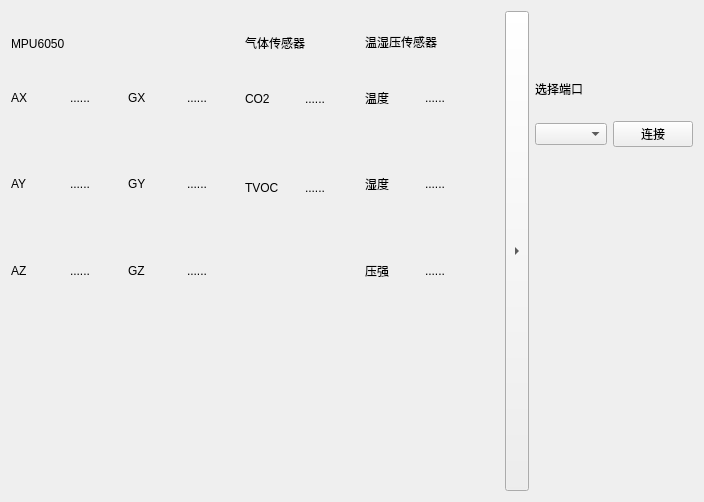
<?xml version="1.0" encoding="UTF-8"?>
<ui version="4.0">
 <class>Form</class>
 <widget class="QWidget" name="Form">
  <property name="geometry">
   <rect>
    <x>0</x>
    <y>0</y>
    <width>704</width>
    <height>502</height>
   </rect>
  </property>
  <property name="windowTitle">
   <string>Form</string>
  </property>
  <layout class="QHBoxLayout" name="horizontalLayout_2" stretch="4,0,0,1">
   <item>
    <layout class="QVBoxLayout" name="verticalLayout_2" stretch="5,3">
     <item>
      <layout class="QHBoxLayout" name="horizontalLayout" stretch="2,1,1">
       <item>
        <layout class="QGridLayout" name="gridLayout" rowstretch="1,2,2,2" columnstretch="0,0,0,0">
         <item row="1" column="0">
          <widget class="QLabel" name="label_2">
           <property name="text">
            <string>AX</string>
           </property>
          </widget>
         </item>
         <item row="1" column="2">
          <widget class="QLabel" name="label_6">
           <property name="text">
            <string>GX</string>
           </property>
          </widget>
         </item>
         <item row="2" column="0">
          <widget class="QLabel" name="label_4">
           <property name="text">
            <string>AY</string>
           </property>
          </widget>
         </item>
         <item row="3" column="0">
          <widget class="QLabel" name="label_5">
           <property name="text">
            <string>AZ</string>
           </property>
          </widget>
         </item>
         <item row="1" column="1">
          <widget class="QLabel" name="label_3">
           <property name="text">
            <string>......</string>
           </property>
          </widget>
         </item>
         <item row="1" column="3">
          <widget class="QLabel" name="label_7">
           <property name="text">
            <string>......</string>
           </property>
          </widget>
         </item>
         <item row="2" column="1">
          <widget class="QLabel" name="label_8">
           <property name="text">
            <string>......</string>
           </property>
          </widget>
         </item>
         <item row="3" column="1">
          <widget class="QLabel" name="label_9">
           <property name="text">
            <string>......</string>
           </property>
          </widget>
         </item>
         <item row="2" column="2">
          <widget class="QLabel" name="label_10">
           <property name="text">
            <string>GY</string>
           </property>
          </widget>
         </item>
         <item row="3" column="2">
          <widget class="QLabel" name="label_11">
           <property name="text">
            <string>GZ</string>
           </property>
          </widget>
         </item>
         <item row="2" column="3">
          <widget class="QLabel" name="label_12">
           <property name="text">
            <string>......</string>
           </property>
          </widget>
         </item>
         <item row="3" column="3">
          <widget class="QLabel" name="label_13">
           <property name="text">
            <string>......</string>
           </property>
          </widget>
         </item>
         <item row="0" column="0" colspan="4">
          <widget class="QLabel" name="label">
           <property name="text">
            <string>MPU6050</string>
           </property>
           <property name="alignment">
            <set>Qt::AlignmentFlag::AlignBottom|Qt::AlignmentFlag::AlignLeading|Qt::AlignmentFlag::AlignLeft</set>
           </property>
          </widget>
         </item>
        </layout>
       </item>
       <item>
        <layout class="QGridLayout" name="gridLayout_2" rowstretch="1,2,2,2">
         <item row="1" column="0">
          <widget class="QLabel" name="label_15">
           <property name="text">
            <string>CO2</string>
           </property>
          </widget>
         </item>
         <item row="0" column="0" colspan="2">
          <widget class="QLabel" name="label_14">
           <property name="text">
            <string>气体传感器</string>
           </property>
           <property name="alignment">
            <set>Qt::AlignmentFlag::AlignBottom|Qt::AlignmentFlag::AlignLeading|Qt::AlignmentFlag::AlignLeft</set>
           </property>
          </widget>
         </item>
         <item row="1" column="1">
          <widget class="QLabel" name="label_16">
           <property name="text">
            <string>......</string>
           </property>
          </widget>
         </item>
         <item row="2" column="1">
          <widget class="QLabel" name="label_18">
           <property name="text">
            <string>......</string>
           </property>
          </widget>
         </item>
         <item row="2" column="0">
          <widget class="QLabel" name="label_17">
           <property name="text">
            <string>TVOC</string>
           </property>
          </widget>
         </item>
         <item row="3" column="0" colspan="2">
          <spacer name="verticalSpacer_3">
           <property name="orientation">
            <enum>Qt::Orientation::Vertical</enum>
           </property>
           <property name="sizeHint" stdset="0">
            <size>
             <width>20</width>
             <height>40</height>
            </size>
           </property>
          </spacer>
         </item>
        </layout>
       </item>
       <item>
        <layout class="QGridLayout" name="gridLayout_3" rowstretch="1,2,2,2">
         <item row="2" column="1">
          <widget class="QLabel" name="label_23">
           <property name="text">
            <string>......</string>
           </property>
          </widget>
         </item>
         <item row="1" column="0">
          <widget class="QLabel" name="label_20">
           <property name="text">
            <string>温度</string>
           </property>
          </widget>
         </item>
         <item row="2" column="0">
          <widget class="QLabel" name="label_22">
           <property name="text">
            <string>湿度</string>
           </property>
          </widget>
         </item>
         <item row="1" column="1">
          <widget class="QLabel" name="label_21">
           <property name="text">
            <string>......</string>
           </property>
          </widget>
         </item>
         <item row="3" column="0">
          <widget class="QLabel" name="label_24">
           <property name="text">
            <string>压强</string>
           </property>
          </widget>
         </item>
         <item row="3" column="1">
          <widget class="QLabel" name="label_25">
           <property name="text">
            <string>......</string>
           </property>
          </widget>
         </item>
         <item row="0" column="0" colspan="2">
          <widget class="QLabel" name="label_19">
           <property name="text">
            <string>温湿压传感器</string>
           </property>
           <property name="alignment">
            <set>Qt::AlignmentFlag::AlignBottom|Qt::AlignmentFlag::AlignLeading|Qt::AlignmentFlag::AlignLeft</set>
           </property>
          </widget>
         </item>
        </layout>
       </item>
      </layout>
     </item>
     <item>
      <spacer name="verticalSpacer_2">
       <property name="orientation">
        <enum>Qt::Orientation::Vertical</enum>
       </property>
       <property name="sizeHint" stdset="0">
        <size>
         <width>20</width>
         <height>40</height>
        </size>
       </property>
      </spacer>
     </item>
    </layout>
   </item>
   <item>
    <spacer name="verticalSpacer">
     <property name="orientation">
      <enum>Qt::Orientation::Vertical</enum>
     </property>
     <property name="sizeType">
      <enum>QSizePolicy::Policy::Minimum</enum>
     </property>
     <property name="sizeHint" stdset="0">
      <size>
       <width>20</width>
       <height>40</height>
      </size>
     </property>
    </spacer>
   </item>
   <item>
    <widget class="QToolButton" name="toolButton">
     <property name="sizePolicy">
      <sizepolicy hsizetype="Fixed" vsizetype="Expanding">
       <horstretch>0</horstretch>
       <verstretch>0</verstretch>
      </sizepolicy>
     </property>
     <property name="text">
      <string>...</string>
     </property>
     <property name="arrowType">
      <enum>Qt::ArrowType::RightArrow</enum>
     </property>
    </widget>
   </item>
   <item>
    <layout class="QVBoxLayout" name="verticalLayout" stretch="0,0">
     <item>
      <layout class="QGridLayout" name="gridLayout_5" rowstretch="1,1,1,1,1">
       <item row="1" column="0">
        <widget class="QLabel" name="label_26">
         <property name="text">
          <string>选择端口</string>
         </property>
        </widget>
       </item>
       <item row="2" column="0">
        <widget class="QComboBox" name="comboBox"/>
       </item>
       <item row="2" column="1">
        <widget class="QPushButton" name="pushButton_2">
         <property name="text">
          <string>连接</string>
         </property>
        </widget>
       </item>
       <item row="0" column="0">
        <spacer name="verticalSpacer_5">
         <property name="orientation">
          <enum>Qt::Orientation::Vertical</enum>
         </property>
         <property name="sizeHint" stdset="0">
          <size>
           <width>20</width>
           <height>40</height>
          </size>
         </property>
        </spacer>
       </item>
      </layout>
     </item>
     <item>
      <spacer name="verticalSpacer_4">
       <property name="orientation">
        <enum>Qt::Orientation::Vertical</enum>
       </property>
       <property name="sizeHint" stdset="0">
        <size>
         <width>20</width>
         <height>40</height>
        </size>
       </property>
      </spacer>
     </item>
    </layout>
   </item>
  </layout>
 </widget>
 <resources/>
 <connections/>
</ui>
